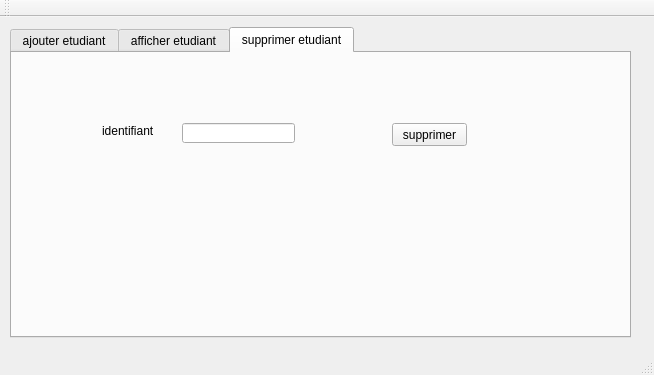
<?xml version="1.0" encoding="UTF-8"?>
<ui version="4.0">
 <class>MainWindow</class>
 <widget class="QMainWindow" name="MainWindow">
  <property name="geometry">
   <rect>
    <x>0</x>
    <y>0</y>
    <width>654</width>
    <height>375</height>
   </rect>
  </property>
  <property name="windowTitle">
   <string>Gestion des Clients</string>
  </property>
  <widget class="QWidget" name="centralWidget">
   <widget class="QTabWidget" name="tabWidget">
    <property name="geometry">
     <rect>
      <x>10</x>
      <y>10</y>
      <width>621</width>
      <height>311</height>
     </rect>
    </property>
    <property name="currentIndex">
     <number>2</number>
    </property>
    <widget class="QWidget" name="tab">
     <attribute name="title">
      <string>ajouter etudiant</string>
     </attribute>
     <widget class="QGroupBox" name="groupBox_2">
      <property name="geometry">
       <rect>
        <x>10</x>
        <y>20</y>
        <width>581</width>
        <height>251</height>
       </rect>
      </property>
      <property name="title">
       <string>Ajout</string>
      </property>
      <widget class="QLabel" name="label">
       <property name="geometry">
        <rect>
         <x>50</x>
         <y>80</y>
         <width>47</width>
         <height>14</height>
        </rect>
       </property>
       <property name="text">
        <string>Nom</string>
       </property>
      </widget>
      <widget class="QLabel" name="label_2">
       <property name="geometry">
        <rect>
         <x>50</x>
         <y>110</y>
         <width>61</width>
         <height>20</height>
        </rect>
       </property>
       <property name="text">
        <string>Prenom</string>
       </property>
      </widget>
      <widget class="QLabel" name="label_3">
       <property name="geometry">
        <rect>
         <x>50</x>
         <y>50</y>
         <width>71</width>
         <height>16</height>
        </rect>
       </property>
       <property name="text">
        <string>Identifiant</string>
       </property>
      </widget>
      <widget class="QLineEdit" name="le_id">
       <property name="geometry">
        <rect>
         <x>120</x>
         <y>50</y>
         <width>113</width>
         <height>20</height>
        </rect>
       </property>
      </widget>
      <widget class="QLineEdit" name="le_nom">
       <property name="geometry">
        <rect>
         <x>120</x>
         <y>80</y>
         <width>113</width>
         <height>20</height>
        </rect>
       </property>
      </widget>
      <widget class="QLineEdit" name="le_prenom">
       <property name="geometry">
        <rect>
         <x>120</x>
         <y>110</y>
         <width>113</width>
         <height>20</height>
        </rect>
       </property>
      </widget>
      <widget class="QPushButton" name="pb_ajouter">
       <property name="geometry">
        <rect>
         <x>340</x>
         <y>80</y>
         <width>75</width>
         <height>23</height>
        </rect>
       </property>
       <property name="text">
        <string>Ajouter</string>
       </property>
      </widget>
     </widget>
    </widget>
    <widget class="QWidget" name="tab_2">
     <attribute name="title">
      <string>afficher etudiant</string>
     </attribute>
     <widget class="QTableView" name="tab_etudiant">
      <property name="geometry">
       <rect>
        <x>20</x>
        <y>20</y>
        <width>281</width>
        <height>231</height>
       </rect>
      </property>
     </widget>
    </widget>
    <widget class="QWidget" name="tab_3">
     <attribute name="title">
      <string>supprimer etudiant</string>
     </attribute>
     <widget class="QLabel" name="id_sup">
      <property name="geometry">
       <rect>
        <x>90</x>
        <y>70</y>
        <width>61</width>
        <height>16</height>
       </rect>
      </property>
      <property name="text">
       <string>identifiant</string>
      </property>
     </widget>
     <widget class="QLineEdit" name="le_id_sup">
      <property name="geometry">
       <rect>
        <x>170</x>
        <y>70</y>
        <width>113</width>
        <height>20</height>
       </rect>
      </property>
     </widget>
     <widget class="QPushButton" name="pb_supprimer">
      <property name="geometry">
       <rect>
        <x>380</x>
        <y>70</y>
        <width>75</width>
        <height>23</height>
       </rect>
      </property>
      <property name="text">
       <string>supprimer</string>
      </property>
     </widget>
    </widget>
   </widget>
  </widget>
  <widget class="QMenuBar" name="menuBar">
   <property name="geometry">
    <rect>
     <x>0</x>
     <y>0</y>
     <width>654</width>
     <height>22</height>
    </rect>
   </property>
  </widget>
  <widget class="QStatusBar" name="statusBar"/>
  <widget class="QToolBar" name="mainToolBar">
   <attribute name="toolBarArea">
    <enum>TopToolBarArea</enum>
   </attribute>
   <attribute name="toolBarBreak">
    <bool>false</bool>
   </attribute>
  </widget>
 </widget>
 <layoutdefault spacing="6" margin="11"/>
 <resources/>
 <connections/>
</ui>
